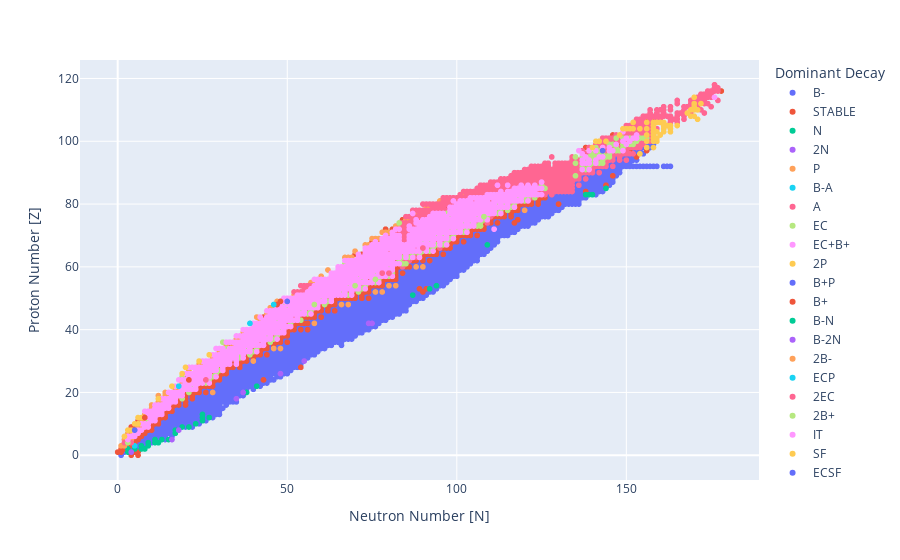

The code cell stored with this chart in its notebook:
### Markdown cell above
## IAEA Chart of Nuclides 
<span>
The IAEA chart of nuclides datasets offer detailed nuclear properties like half-lives, decay modes, and energy levels, invaluable for research and applications in nuclear physics, medicine, and energy due to their comprehensive coverage and well validated datasets.

### Code cell
import matplotlib.pyplot as plt
import numpy as np
import pandas as pd
import plotly.express as px
import plotly.graph_objects as go
from IPython.display import display, HTML
display(HTML("<style>.container { width:100% !important; }</style>"))
# the service URL
livechart = "https://nds.iaea.org/relnsd/v0/data?"
import urllib.request
def lc_pd_dataframe(url):
    req = urllib.request.Request(url)
    req.add_header('User-Agent', 'Mozilla/5.0 (X11; Ubuntu; Linux x86_64; rv:77.0) Gecko/20100101 Firefox/77.0')
    return pd.read_csv(urllib.request.urlopen(req))
df = lc_pd_dataframe(livechart + "fields=ground_states&nuclides=all")
df["a"]=df["z"] + df["n"]
df["b_over_a"] = df["binding"]


import plotly.express as px
df["symbol"] = 3

df["Proton Number [Z]"] = df["z"]
df["Neutron Number [N]"] = df["n"]
df["Deficit [MeV]"] = -df["binding"]/1000.0
df["Odd Neutron"] = df["n"] % 2 == 1
df.loc[np.invert((df["decay_1"]).notna()), "decay_1"] = "STABLE"

df["Atomic Number [A]"] = df["z"]  + df["n"]
df["Proton Number [Z]"] = df["z"]
df["Neutron Number [N]"] = df["n"]
df["Binding Energy [MeV]"] = df["binding"] / 1000.0
df["Symbol"] = df["symbol"] 
df["Dominant Decay"] = df["decay_1"] 
df["Neutron Seperation"] = df["sn"]
df["Proton Seperation"] = df["sp"]
df["Isospin"] = df["isospin"]
df["Magnetic Dipole"] = df["magnetic_dipole"]
df["Electric Quadrupole"] = df["electric_quadrupole"]
df["Mass Excess"] = df["massexcess"]/1000.0
df["Atomic Mass"] = df["atomic_mass"]/1000.0
df["Half Life"] = df["half_life"]
df["Half Life Unit"] = df["unit_hl"]


# df = df[df.z==27]
# df["amu"] = df["atomic_mass"] / 1E6
# df = df[ ["symbol", "a", "z", "n", "amu", "Half Life", "Half Life Unit"]]
# print(df)





fig = px.scatter(df, x="Neutron Number [N]",y="Proton Number [Z]", color="Dominant Decay", 
                 hover_data=["symbol", "Symbol","Neutron Number [N]","Proton Number [Z]",
                             "Binding Energy [MeV]", "Dominant Decay",
                             "Neutron Seperation", "Proton Seperation",
                             "Isospin","Magnetic Dipole",
                             "Electric Quadrupole", "Mass Excess",
                             "Atomic Mass", "Half Life"])
fig.show()

### Figure 1 — Plotly figure (JSON) as saved in the notebook; plotly's stock layout.template omitted (floating-point values rounded to 4 significant figures; data arrays with more than 128 entries replaced by an {"elided": "..."} marker saying what was removed)
{"data": [{"customdata": {"elided": "1344x12 mixed values"}, "hovertemplate": "Dominant Decay=%{customdata[3]}<br>Neutron Number [N]=%{x}<br>Proton Number [Z]=%{y}<br>symbol=%{customdata[0]}<br>Symbol=%{customdata[1]}<br>Binding Energy [MeV]=%{customdata[2]}<br>Neutron Seperation=%{customdata[4]}<br>Proton Seperation=%{customdata[5]}<br>Isospin=%{customdata[6]}<br>Magnetic Dipole=%{customdata[7]}<br>Electric Quadrupole=%{customdata[8]}<br>Mass Excess=%{customdata[9]}<br>Atomic Mass=%{customdata[10]}<br>Half Life=%{customdata[11]}<extra></extra>", "legendgroup": "B-", "marker": {"color": "#636efa", "symbol": "circle"}, "mode": "markers", "name": "B-", "showlegend": true, "type": "scattergl", "x": {"elided": "1344 int values"}, "xaxis": "x", "y": {"elided": "1344 int values"}, "yaxis": "y"}, {"customdata": {"elided": "280x12 mixed values"}, "hovertemplate": "Dominant Decay=%{customdata[3]}<br>Neutron Number [N]=%{x}<br>Proton Number [Z]=%{y}<br>symbol=%{customdata[0]}<br>Symbol=%{customdata[1]}<br>Binding Energy [MeV]=%{customdata[2]}<br>Neutron Seperation=%{customdata[4]}<br>Proton Seperation=%{customdata[5]}<br>Isospin=%{customdata[6]}<br>Magnetic Dipole=%{customdata[7]}<br>Electric Quadrupole=%{customdata[8]}<br>Mass Excess=%{customdata[9]}<br>Atomic Mass=%{customdata[10]}<br>Half Life=%{customdata[11]}<extra></extra>", "legendgroup": "STABLE", "marker": {"color": "#EF553B", "symbol": "circle"}, "mode": "markers", "name": "STABLE", "showlegend": true, "type": "scattergl", "x": {"elided": "280 int values"}, "xaxis": "x", "y": {"elided": "280 int values"}, "yaxis": "y"}, {"customdata": {"elided": "21x12 mixed values"}, "hovertemplate": "Dominant Decay=%{customdata[3]}<br>Neutron Number [N]=%{x}<br>Proton Number [Z]=%{y}<br>symbol=%{customdata[0]}<br>Symbol=%{customdata[1]}<br>Binding Energy [MeV]=%{customdata[2]}<br>Neutron Seperation=%{customdata[4]}<br>Proton Seperation=%{customdata[5]}<br>Isospin=%{customdata[6]}<br>Magnetic Dipole=%{customdata[7]}<br>Electric Quadrupole=%{customdata[8]}<br>Mass Excess=%{customdata[9]}<br>Atomic Mass=%{customdata[10]}<br>Half Life=%{customdata[11]}<extra></extra>", "legendgroup": "N", "marker": {"color": "#00cc96", "symbol": "circle"}, "mode": "markers", "name": "N", "showlegend": true, "type": "scattergl", "x": [3, 3, 5, 7, 8, 7, 9, 9, 11, 12, 11, 13, 15, 17, 17, 19, 21, 23, 25, 25, 27], "xaxis": "x", "y": [1, 2, 2, 2, 2, 3, 3, 4, 4, 4, 5, 5, 5, 7, 8, 9, 9, 10, 11, 12, 12], "yaxis": "y"}, {"customdata": [[3, 3, 1.336, "2N", -200, null, null, null, null, 32.89, 5035.0, "5.3"], [3, 3, 4.153, "2N", -910, null, null, null, null, 78.38, 21080.0, "600"], [3, 3, 6.497, "2N", 739.3, 28611, null, null, null, 34.66, 26040.0, "4.5"]], "hovertemplate": "Dominant Decay=%{customdata[3]}<br>Neutron Number [N]=%{x}<br>Proton Number [Z]=%{y}<br>symbol=%{customdata[0]}<br>Symbol=%{customdata[1]}<br>Binding Energy [MeV]=%{customdata[2]}<br>Neutron Seperation=%{customdata[4]}<br>Proton Seperation=%{customdata[5]}<br>Isospin=%{customdata[6]}<br>Magnetic Dipole=%{customdata[7]}<br>Electric Quadrupole=%{customdata[8]}<br>Mass Excess=%{customdata[9]}<br>Atomic Mass=%{customdata[10]}<br>Half Life=%{customdata[11]}<extra></extra>", "legendgroup": "2N", "marker": {"color": "#ab63fa", "symbol": "circle"}, "mode": "markers", "name": "2N", "showlegend": true, "type": "scattergl", "x": [4, 16, 18], "xaxis": "x", "y": [1, 5, 8], "yaxis": "y"}, {"customdata": {"elided": "65x12 mixed values"}, "hovertemplate": "Dominant Decay=%{customdata[3]}<br>Neutron Number [N]=%{x}<br>Proton Number [Z]=%{y}<br>symbol=%{customdata[0]}<br>Symbol=%{customdata[1]}<br>Binding Energy [MeV]=%{customdata[2]}<br>Neutron Seperation=%{customdata[4]}<br>Proton Seperation=%{customdata[5]}<br>Isospin=%{customdata[6]}<br>Magnetic Dipole=%{customdata[7]}<br>Electric Quadrupole=%{customdata[8]}<br>Mass Excess=%{customdata[9]}<br>Atomic Mass=%{customdata[10]}<br>Half Life=%{customdata[11]}<extra></extra>", "legendgroup": "P", "marker": {"color": "#FFA15A", "symbol": "circle"}, "mode": "markers", "name": "P", "showlegend": true, "type": "scattergl", "x": [1, 2, 2, 4, 3, 4, 6, 7, 7, 8, 8, 10, 10, 12, 13, 12, 14, 15, 14, 17, 18, 19, 21, 24, 25, 28, 30, 32, 34, 35, 36, 37, 42, 41, 44, 45, 46, 47, 52, 56, 57, 58, 60, 62, 67, 68, 69, 70, 73, 74, 75, 76, 77, 78, 79, 80, 82, 83, 85, 86, 88, 91, 92, 95, 102], "xaxis": "x", "y": [3, 3, 5, 5, 7, 7, 9, 9, 11, 11, 13, 15, 16, 17, 17, 19, 19, 19, 20, 21, 21, 23, 27, 29, 29, 31, 33, 35, 35, 37, 37, 39, 43, 44, 45, 47, 47, 49, 51, 53, 55, 55, 57, 59, 63, 63, 63, 65, 67, 67, 69, 69, 69, 71, 71, 71, 73, 73, 75, 75, 77, 79, 79, 81, 83], "yaxis": "y"}, {"customdata": [[3, 3, 5.16, "B-A", 2033.0, 12420.0, "1", 1.653, 0.0314, 20.95, 8022.0, "839.9"]], "hovertemplate": "Dominant Decay=%{customdata[3]}<br>Neutron Number [N]=%{x}<br>Proton Number [Z]=%{y}<br>symbol=%{customdata[0]}<br>Symbol=%{customdata[1]}<br>Binding Energy [MeV]=%{customdata[2]}<br>Neutron Seperation=%{customdata[4]}<br>Proton Seperation=%{customdata[5]}<br>Isospin=%{customdata[6]}<br>Magnetic Dipole=%{customdata[7]}<br>Electric Quadrupole=%{customdata[8]}<br>Mass Excess=%{customdata[9]}<br>Atomic Mass=%{customdata[10]}<br>Half Life=%{customdata[11]}<extra></extra>", "legendgroup": "B-A", "marker": {"color": "#19d3f3", "symbol": "circle"}, "mode": "markers", "name": "B-A", "showlegend": true, "type": "scattergl", "x": [5], "xaxis": "x", "y": [3], "yaxis": "y"}, {"customdata": {"elided": "480x12 mixed values"}, "hovertemplate": "Dominant Decay=%{customdata[3]}<br>Neutron Number [N]=%{x}<br>Proton Number [Z]=%{y}<br>symbol=%{customdata[0]}<br>Symbol=%{customdata[1]}<br>Binding Energy [MeV]=%{customdata[2]}<br>Neutron Seperation=%{customdata[4]}<br>Proton Seperation=%{customdata[5]}<br>Isospin=%{customdata[6]}<br>Magnetic Dipole=%{customdata[7]}<br>Electric Quadrupole=%{customdata[8]}<br>Mass Excess=%{customdata[9]}<br>Atomic Mass=%{customdata[10]}<br>Half Life=%{customdata[11]}<extra></extra>", "legendgroup": "A", "marker": {"color": "#FF6692", "symbol": "circle"}, "mode": "markers", "name": "A", "showlegend": true, "type": "scattergl", "x": {"elided": "480 int values"}, "xaxis": "x", "y": {"elided": "480 int values"}, "yaxis": "y"}, {"customdata": {"elided": "138x12 mixed values"}, "hovertemplate": "Dominant Decay=%{customdata[3]}<br>Neutron Number [N]=%{x}<br>Proton Number [Z]=%{y}<br>symbol=%{customdata[0]}<br>Symbol=%{customdata[1]}<br>Binding Energy [MeV]=%{customdata[2]}<br>Neutron Seperation=%{customdata[4]}<br>Proton Seperation=%{customdata[5]}<br>Isospin=%{customdata[6]}<br>Magnetic Dipole=%{customdata[7]}<br>Electric Quadrupole=%{customdata[8]}<br>Mass Excess=%{customdata[9]}<br>Atomic Mass=%{customdata[10]}<br>Half Life=%{customdata[11]}<extra></extra>", "legendgroup": "EC", "marker": {"color": "#B6E880", "symbol": "circle"}, "mode": "markers", "name": "EC", "showlegend": true, "type": "scattergl", "x": {"elided": "138 int values"}, "xaxis": "x", "y": {"elided": "138 int values"}, "yaxis": "y"}, {"customdata": {"elided": "940x12 mixed values"}, "hovertemplate": "Dominant Decay=%{customdata[3]}<br>Neutron Number [N]=%{x}<br>Proton Number [Z]=%{y}<br>symbol=%{customdata[0]}<br>Symbol=%{customdata[1]}<br>Binding Energy [MeV]=%{customdata[2]}<br>Neutron Seperation=%{customdata[4]}<br>Proton Seperation=%{customdata[5]}<br>Isospin=%{customdata[6]}<br>Magnetic Dipole=%{customdata[7]}<br>Electric Quadrupole=%{customdata[8]}<br>Mass Excess=%{customdata[9]}<br>Atomic Mass=%{customdata[10]}<br>Half Life=%{customdata[11]}<extra></extra>", "legendgroup": "EC+B+", "marker": {"color": "#FF97FF", "symbol": "circle"}, "mode": "markers", "name": "EC+B+", "showlegend": true, "type": "scattergl", "x": {"elided": "940 int values"}, "xaxis": "x", "y": {"elided": "940 int values"}, "yaxis": "y"}, {"customdata": {"elided": "13x12 mixed values"}, "hovertemplate": "Dominant Decay=%{customdata[3]}<br>Neutron Number [N]=%{x}<br>Proton Number [Z]=%{y}<br>symbol=%{customdata[0]}<br>Symbol=%{customdata[1]}<br>Binding Energy [MeV]=%{customdata[2]}<br>Neutron Seperation=%{customdata[4]}<br>Proton Seperation=%{customdata[5]}<br>Isospin=%{customdata[6]}<br>Magnetic Dipole=%{customdata[7]}<br>Electric Quadrupole=%{customdata[8]}<br>Mass Excess=%{customdata[9]}<br>Atomic Mass=%{customdata[10]}<br>Half Life=%{customdata[11]}<extra></extra>", "legendgroup": "2P", "marker": {"color": "#FECB52", "symbol": "circle"}, "mode": "markers", "name": "2P", "showlegend": true, "type": "scattergl", "x": [2, 3, 4, 5, 6, 6, 7, 12, 16, 19, 20, 24, 27], "xaxis": "x", "y": [6, 8, 8, 10, 10, 12, 12, 18, 22, 26, 28, 30, 32], "yaxis": "y"}, {"customdata": [[3, 3, 5.812, "B+P", 16970.0, 1512.0, "3/2", 1.389, 0.0111, 23.12, 13020.0, "8.58"], [3, 3, 8.304, "B+P", 15541, 1029, null, null, null, -61.38, 98930.0, "3.1"]], "hovertemplate": "Dominant Decay=%{customdata[3]}<br>Neutron Number [N]=%{x}<br>Proton Number [Z]=%{y}<br>symbol=%{customdata[0]}<br>Symbol=%{customdata[1]}<br>Binding Energy [MeV]=%{customdata[2]}<br>Neutron Seperation=%{customdata[4]}<br>Proton Seperation=%{customdata[5]}<br>Isospin=%{customdata[6]}<br>Magnetic Dipole=%{customdata[7]}<br>Electric Quadrupole=%{customdata[8]}<br>Mass Excess=%{customdata[9]}<br>Atomic Mass=%{customdata[10]}<br>Half Life=%{customdata[11]}<extra></extra>", "legendgroup": "B+P", "marker": {"color": "#636efa", "symbol": "circle"}, "mode": "markers", "name": "B+P", "showlegend": true, "type": "scattergl", "x": [5, 50], "xaxis": "x", "y": [8, 49], "yaxis": "y"}, {"customdata": [[3, 3, 6.728, "B+", 22430.0, 2741.0, null, null, null, 17.48, 20020.0, "90.4"], [3, 3, 8.088, "B+", 14160.0, 2996.0, "3/2", null, null, -19.51, 44980.0, "60.9"], [3, 3, 8.171, "B+", 14687, 1943, null, null, null, -47.06, 94950.0, "32"], [3, 3, 8.165, "B+", 17371, -893, null, null, null, -47.39, 96950.0, "36"]], "hovertemplate": "Dominant Decay=%{customdata[3]}<br>Neutron Number [N]=%{x}<br>Proton Number [Z]=%{y}<br>symbol=%{customdata[0]}<br>Symbol=%{customdata[1]}<br>Binding Energy [MeV]=%{customdata[2]}<br>Neutron Seperation=%{customdata[4]}<br>Proton Seperation=%{customdata[5]}<br>Isospin=%{customdata[6]}<br>Magnetic Dipole=%{customdata[7]}<br>Electric Quadrupole=%{customdata[8]}<br>Mass Excess=%{customdata[9]}<br>Atomic Mass=%{customdata[10]}<br>Half Life=%{customdata[11]}<extra></extra>", "legendgroup": "B+", "marker": {"color": "#EF553B", "symbol": "circle"}, "mode": "markers", "name": "B+", "showlegend": true, "type": "scattergl", "x": [8, 21, 47, 48], "xaxis": "x", "y": [12, 24, 48, 49], "yaxis": "y"}, {"customdata": {"elided": "11x12 mixed values"}, "hovertemplate": "Dominant Decay=%{customdata[3]}<br>Neutron Number [N]=%{x}<br>Proton Number [Z]=%{y}<br>symbol=%{customdata[0]}<br>Symbol=%{customdata[1]}<br>Binding Energy [MeV]=%{customdata[2]}<br>Neutron Seperation=%{customdata[4]}<br>Proton Seperation=%{customdata[5]}<br>Isospin=%{customdata[6]}<br>Magnetic Dipole=%{customdata[7]}<br>Electric Quadrupole=%{customdata[8]}<br>Mass Excess=%{customdata[9]}<br>Atomic Mass=%{customdata[10]}<br>Half Life=%{customdata[11]}<extra></extra>", "legendgroup": "B-N", "marker": {"color": "#00cc96", "symbol": "circle"}, "mode": "markers", "name": "B-N", "showlegend": true, "type": "scattergl", "x": [25, 38, 41, 87, 92, 94, 109, 138, 139, 140, 144], "xaxis": "x", "y": [13, 20, 22, 51, 53, 54, 67, 83, 83, 83, 85], "yaxis": "y"}, {"customdata": [[3, 3, 7.677, "B-2N", -99, 22858, null, null, null, 6.791, 53010.0, "620"], [3, 3, 7.912, "B-2N", 1121, 21829, null, null, null, -6.56, 56990.0, "620"], [3, 3, 8.076, "B-2N", 4741, 21248, null, null, null, -20.66, 73980.0, "8.2"], [3, 3, 8.09, "B-2N", 1341, 18669, null, null, null, -25.1, 84970.0, "637"], [3, 3, 8.143, "B-2N", 4732, 17619, null, null, null, -41.21, 116000.0, "32"], [3, 3, 8.096, "B-2N", 2550, 17748, null, null, null, -35.69, 117000.0, "22"]], "hovertemplate": "Dominant Decay=%{customdata[3]}<br>Neutron Number [N]=%{x}<br>Proton Number [Z]=%{y}<br>symbol=%{customdata[0]}<br>Symbol=%{customdata[1]}<br>Binding Energy [MeV]=%{customdata[2]}<br>Neutron Seperation=%{customdata[4]}<br>Proton Seperation=%{customdata[5]}<br>Isospin=%{customdata[6]}<br>Magnetic Dipole=%{customdata[7]}<br>Electric Quadrupole=%{customdata[8]}<br>Mass Excess=%{customdata[9]}<br>Atomic Mass=%{customdata[10]}<br>Half Life=%{customdata[11]}<extra></extra>", "legendgroup": "B-2N", "marker": {"color": "#ab63fa", "symbol": "circle"}, "mode": "markers", "name": "B-2N", "showlegend": true, "type": "scattergl", "x": [35, 37, 48, 55, 74, 75], "xaxis": "x", "y": [18, 20, 26, 30, 42, 42], "yaxis": "y"}, {"customdata": {"elided": "14x12 mixed values"}, "hovertemplate": "Dominant Decay=%{customdata[3]}<br>Neutron Number [N]=%{x}<br>Proton Number [Z]=%{y}<br>symbol=%{customdata[0]}<br>Symbol=%{customdata[1]}<br>Binding Energy [MeV]=%{customdata[2]}<br>Neutron Seperation=%{customdata[4]}<br>Proton Seperation=%{customdata[5]}<br>Isospin=%{customdata[6]}<br>Magnetic Dipole=%{customdata[7]}<br>Electric Quadrupole=%{customdata[8]}<br>Mass Excess=%{customdata[9]}<br>Atomic Mass=%{customdata[10]}<br>Half Life=%{customdata[11]}<extra></extra>", "legendgroup": "2B-", "marker": {"color": "#FFA15A", "symbol": "circle"}, "mode": "markers", "name": "2B-", "showlegend": true, "type": "scattergl", "x": [28, 40, 46, 48, 58, 66, 68, 76, 78, 80, 82, 88, 90, 120], "xaxis": "x", "y": [20, 30, 34, 34, 42, 48, 48, 52, 52, 54, 54, 60, 60, 78], "yaxis": "y"}, {"customdata": [[3, 3, 7.866, "ECP", 19565, 2110.0, null, null, null, -8.993, 39990.0, "52.4"], [3, 3, 8.054, "ECP", null, 329, null, null, null, -31.46, 80970.0, "450"], [3, 3, 8.102, "ECP", null, 1329, null, null, null, -40.44, 93960.0, "760"]], "hovertemplate": "Dominant Decay=%{customdata[3]}<br>Neutron Number [N]=%{x}<br>Proton Number [Z]=%{y}<br>symbol=%{customdata[0]}<br>Symbol=%{customdata[1]}<br>Binding Energy [MeV]=%{customdata[2]}<br>Neutron Seperation=%{customdata[4]}<br>Proton Seperation=%{customdata[5]}<br>Isospin=%{customdata[6]}<br>Magnetic Dipole=%{customdata[7]}<br>Electric Quadrupole=%{customdata[8]}<br>Mass Excess=%{customdata[9]}<br>Atomic Mass=%{customdata[10]}<br>Half Life=%{customdata[11]}<extra></extra>", "legendgroup": "ECP", "marker": {"color": "#19d3f3", "symbol": "circle"}, "mode": "markers", "name": "ECP", "showlegend": true, "type": "scattergl", "x": [18, 39, 46], "xaxis": "x", "y": [22, 42, 48], "yaxis": "y"}, {"customdata": [[3, 3, 8.701, "2EC", 13000.0, 9588.0, "1", 3.1, -0.36, -50.26, 49950.0, "1.3E+18"], [3, 3, 8.374, "2EC", 9964.0, 7154.0, null, null, null, -86.51, 135900.0, "STABLE"], [3, 3, 8.377, "2EC", 9718.0, 7714.0, null, null, null, -87.57, 137900.0, "4.4E+16"], [3, 3, 8.192, "2EC", 9445.0, 6568.0, null, null, null, -70.53, 155900.0, "STABLE"]], "hovertemplate": "Dominant Decay=%{customdata[3]}<br>Neutron Number [N]=%{x}<br>Proton Number [Z]=%{y}<br>symbol=%{customdata[0]}<br>Symbol=%{customdata[1]}<br>Binding Energy [MeV]=%{customdata[2]}<br>Neutron Seperation=%{customdata[4]}<br>Proton Seperation=%{customdata[5]}<br>Isospin=%{customdata[6]}<br>Magnetic Dipole=%{customdata[7]}<br>Electric Quadrupole=%{customdata[8]}<br>Mass Excess=%{customdata[9]}<br>Atomic Mass=%{customdata[10]}<br>Half Life=%{customdata[11]}<extra></extra>", "legendgroup": "2EC", "marker": {"color": "#FF6692", "symbol": "circle"}, "mode": "markers", "name": "2EC", "showlegend": true, "type": "scattergl", "x": [26, 78, 80, 90], "xaxis": "x", "y": [24, 58, 58, 66], "yaxis": "y"}, {"customdata": [[3, 3, 8.539, "2B+", 10870.0, 7350.0, null, 0.9, -0.28, -87.13, 105900.0, "STABLE"], [3, 3, 8.438, "2B+", 10490.0, 7014.0, null, null, null, -87.67, 123900.0, "1.6E+14"], [3, 3, 8.409, "2B+", 9827.0, 7668.0, null, -1.59, null, -88.43, 131900.0, "3.0E+21"], [3, 3, 7.989, "2B+", 8660.0, 5732.0, null, null, null, -44.25, 184000.0, "5.6E13"]], "hovertemplate": "Dominant Decay=%{customdata[3]}<br>Neutron Number [N]=%{x}<br>Proton Number [Z]=%{y}<br>symbol=%{customdata[0]}<br>Symbol=%{customdata[1]}<br>Binding Energy [MeV]=%{customdata[2]}<br>Neutron Seperation=%{customdata[4]}<br>Proton Seperation=%{customdata[5]}<br>Isospin=%{customdata[6]}<br>Magnetic Dipole=%{customdata[7]}<br>Electric Quadrupole=%{customdata[8]}<br>Mass Excess=%{customdata[9]}<br>Atomic Mass=%{customdata[10]}<br>Half Life=%{customdata[11]}<extra></extra>", "legendgroup": "2B+", "marker": {"color": "#B6E880", "symbol": "circle"}, "mode": "markers", "name": "2B+", "showlegend": true, "type": "scattergl", "x": [58, 70, 76, 108], "xaxis": "x", "y": [48, 54, 56, 76], "yaxis": "y"}, {"customdata": [[3, 3, 8.0, "IT", 5305.0, 8802, null, null, null, -43.28, 183000.0, "1.018"]], "hovertemplate": "Dominant Decay=%{customdata[3]}<br>Neutron Number [N]=%{x}<br>Proton Number [Z]=%{y}<br>symbol=%{customdata[0]}<br>Symbol=%{customdata[1]}<br>Binding Energy [MeV]=%{customdata[2]}<br>Neutron Seperation=%{customdata[4]}<br>Proton Seperation=%{customdata[5]}<br>Isospin=%{customdata[6]}<br>Magnetic Dipole=%{customdata[7]}<br>Electric Quadrupole=%{customdata[8]}<br>Mass Excess=%{customdata[9]}<br>Atomic Mass=%{customdata[10]}<br>Half Life=%{customdata[11]}<extra></extra>", "legendgroup": "IT", "marker": {"color": "#FF97FF", "symbol": "circle"}, "mode": "markers", "name": "IT", "showlegend": true, "type": "scattergl", "x": [111], "xaxis": "x", "y": [72], "yaxis": "y"}, {"customdata": {"elided": "51x12 mixed values"}, "hovertemplate": "Dominant Decay=%{customdata[3]}<br>Neutron Number [N]=%{x}<br>Proton Number [Z]=%{y}<br>symbol=%{customdata[0]}<br>Symbol=%{customdata[1]}<br>Binding Energy [MeV]=%{customdata[2]}<br>Neutron Seperation=%{customdata[4]}<br>Proton Seperation=%{customdata[5]}<br>Isospin=%{customdata[6]}<br>Magnetic Dipole=%{customdata[7]}<br>Electric Quadrupole=%{customdata[8]}<br>Mass Excess=%{customdata[9]}<br>Atomic Mass=%{customdata[10]}<br>Half Life=%{customdata[11]}<extra></extra>", "legendgroup": "SF", "marker": {"color": "#FECB52", "symbol": "circle"}, "mode": "markers", "name": "SF", "showlegend": true, "type": "scattergl", "x": [154, 140, 156, 158, 141, 142, 144, 156, 158, 159, 158, 159, 148, 156, 158, 160, 158, 159, 161, 163, 149, 150, 151, 152, 154, 156, 158, 161, 163, 158, 161, 162, 163, 165, 152, 156, 158, 159, 160, 161, 171, 169, 170, 168, 169, 170, 171, 170, 170, 172, 170], "xaxis": "x", "y": [96, 98, 98, 98, 100, 100, 100, 100, 100, 100, 101, 101, 102, 102, 102, 102, 103, 103, 103, 103, 104, 104, 104, 104, 104, 104, 104, 104, 104, 105, 105, 105, 105, 105, 106, 106, 106, 106, 106, 106, 107, 108, 108, 109, 110, 110, 110, 111, 112, 112, 114], "yaxis": "y"}, {"customdata": [[3, 3, 7.523, "ECSF", 6657, 2772, null, null, null, 55.66, 240100.0, "4.8"]], "hovertemplate": "Dominant Decay=%{customdata[3]}<br>Neutron Number [N]=%{x}<br>Proton Number [Z]=%{y}<br>symbol=%{customdata[0]}<br>Symbol=%{customdata[1]}<br>Binding Energy [MeV]=%{customdata[2]}<br>Neutron Seperation=%{customdata[4]}<br>Proton Seperation=%{customdata[5]}<br>Isospin=%{customdata[6]}<br>Magnetic Dipole=%{customdata[7]}<br>Electric Quadrupole=%{customdata[8]}<br>Mass Excess=%{customdata[9]}<br>Atomic Mass=%{customdata[10]}<br>Half Life=%{customdata[11]}<extra></extra>", "legendgroup": "ECSF", "marker": {"color": "#636efa", "symbol": "circle"}, "mode": "markers", "name": "ECSF", "showlegend": true, "type": "scattergl", "x": [143], "xaxis": "x", "y": [97], "yaxis": "y"}], "layout": {"legend": {"title": {"text": "Dominant Decay"}, "tracegroupgap": 0}, "margin": {"t": 60}, "xaxis": {"anchor": "y", "domain": [0, 1], "title": {"text": "Neutron Number [N]"}}, "yaxis": {"anchor": "x", "domain": [0, 1], "title": {"text": "Proton Number [Z]"}}}}
